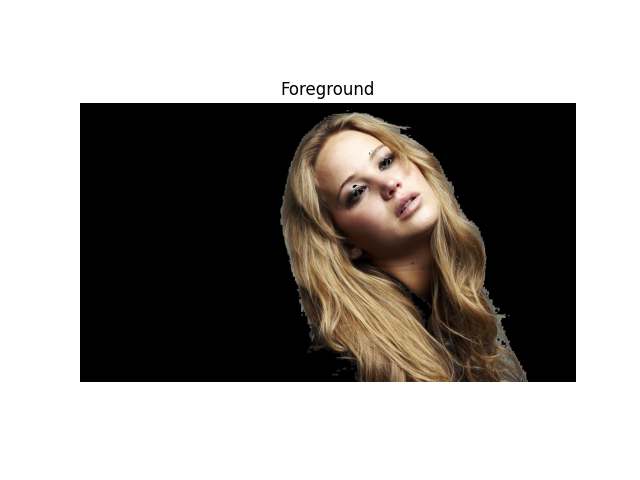
#> input picture Foregound_Q6.png, 640 x 480 px, given in place of jeniffer.jpg, which was not available
$ jupyter execute Q6.ipynb
#> lines starting #> are read from the running program, lines starting #| are printed output that depends on the picture; after the words box and inside, x2 and y2 are one past the last pixel; in counts of white or black regions, pixels touching at a corner belong together; pictures that were not available may be replaced by others from this repository, and a replacement may not be noted
[cell 1]
import cv2 as cv
import numpy as np
import matplotlib.pyplot as plt

# Read the input image
image = cv.imread('../Assignment1_Images/jeniffer.jpg')
#> image is the input picture: shape (480, 640, 3); mean B, G, R 151.8, 155.2, 158.8

# Convert the image to the H*S*V* color space
hsv_image = cv.cvtColor(image, cv.COLOR_BGR2HSV)
#> hsv_image: shape (480, 640, 3); mean H, S, V 2.3, 15.7, 158.8

# Split the HSV image into hue, saturation, and value channels
hue_channel, saturation_channel, value_channel = cv.split(hsv_image)
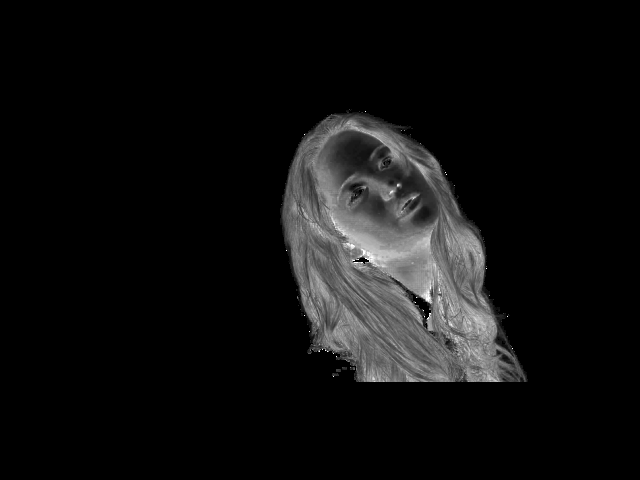
#> saturation_channel: shape (480, 640); min 0, max 255, mean 15.7

# Display the individual channels in grayscale
plt.figure(figsize=(12, 4))

plt.subplot(131)
plt.imshow(hue_channel, cmap='gray')
plt.title('Hue Channel')
plt.axis('off')

plt.subplot(132)
plt.imshow(saturation_channel, cmap='gray')
plt.title('Saturation Channel')
plt.axis('off')

plt.subplot(133)
plt.imshow(value_channel, cmap='gray')
plt.title('Value Channel')
plt.axis('off')

plt.tight_layout()
plt.savefig('HSV Channels.png')
plt.show()

# Manually set a threshold value (adjust as needed)
manual_threshold = 13

# Choose the value channel for thresholding
threshold_channel = saturation_channel

# Perform thresholding to extract the foreground mask
_, foreground_mask = cv.threshold(threshold_channel, manual_threshold, 255, cv.THRESH_BINARY)
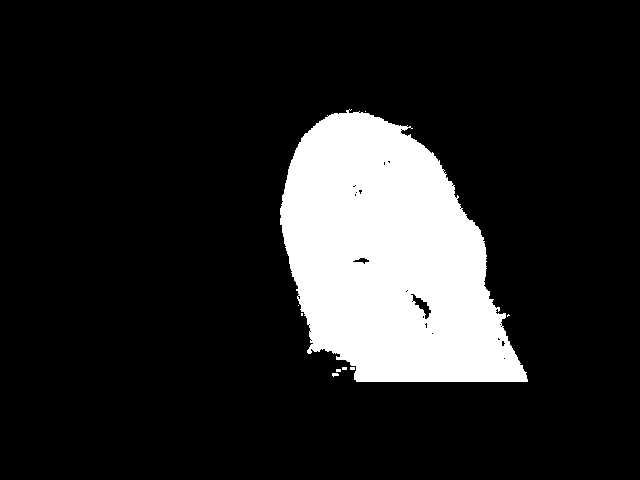
#> foreground_mask: shape (480, 640); 14.9% white; 9 white regions (7 under 20 px), largest, box (x1, y1, x2, y2) and area: (280, 109, 528, 382) 45841, (332, 373, 339, 377) 21

# Display the foreground mask
plt.imshow(foreground_mask, cmap='gray')
plt.title('Foreground Mask')
plt.axis('off')
plt.savefig('Mask_Q6.png')
plt.show()

# Extract the foreground region using cv2.bitwise_and
foreground = cv.bitwise_and(image, image, mask=foreground_mask)
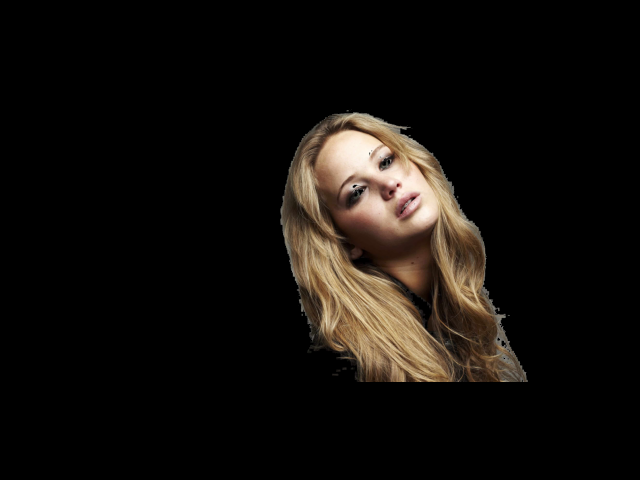
#> foreground: shape (480, 640, 3); mean B, G, R 12, 15.4, 19

# Display the foreground image
plt.imshow(cv.cvtColor(foreground, cv.COLOR_BGR2RGB))
plt.title('Foreground')
plt.axis('off')
plt.savefig('Foregound_Q6.png')
plt.show()

# Compute the histogram of the foreground region
foreground_gray = cv.cvtColor(foreground, cv.COLOR_BGR2GRAY)
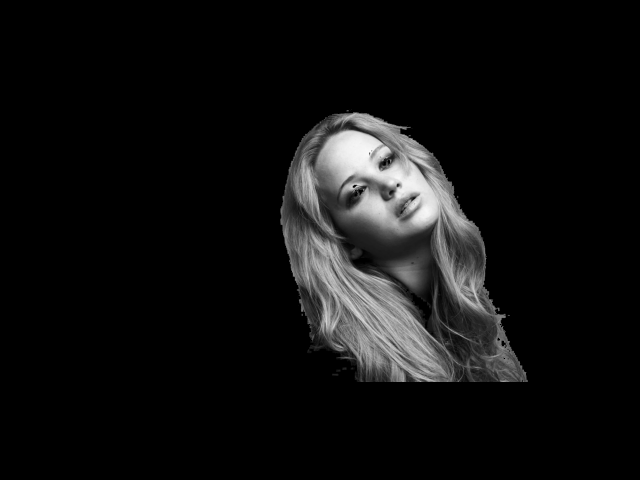
#> foreground_gray: shape (480, 640); min 0, max 249, mean 16.1
hist, bins = np.histogram(foreground_gray.ravel(), bins=256, range=[0, 255])
#> hist = 256 values, max 261295 at index 0, min 0 at index 250, mean 1200; bins = 257 values from 0 to 255

# Obtain the cumulative sum of the histogram
cdf = hist.cumsum()
#> cdf = 256 values from 261295 to 307200

# Plot the histogram using plt.hist
plt.hist(foreground_gray.flatten(), bins=256, range=[0, 255], color='b', alpha=0.7)
plt.title('Histogram of Foreground')
plt.xlabel('Intensity')
plt.ylabel('Frequency')
plt.xlim([0, 255])
plt.show()
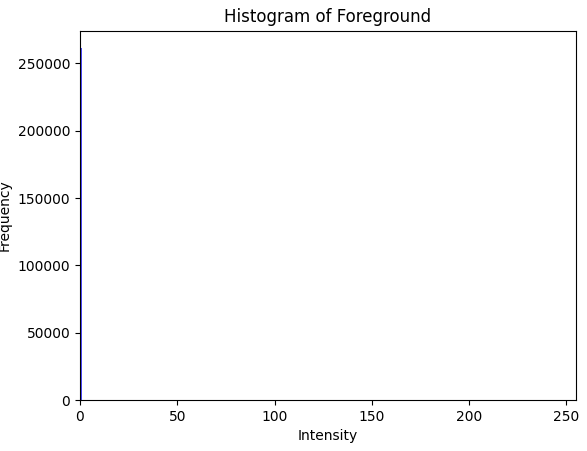
#> figure drawn by matplotlib, 1 panel; tallest bar 261295 high, from x = 0 to 0.996

# Histogram equalization
equalized_foreground_gray = cv.equalizeHist(foreground_gray).astype(np.uint8)

# Convert the equalized foreground back to BGR
equalized_foreground = cv.cvtColor(equalized_foreground_gray, cv.COLOR_GRAY2BGR)

# Extract the background by inverting the foreground mask
background_mask = cv.bitwise_not(foreground_mask)
background = cv.bitwise_and(image, image, mask=background_mask)
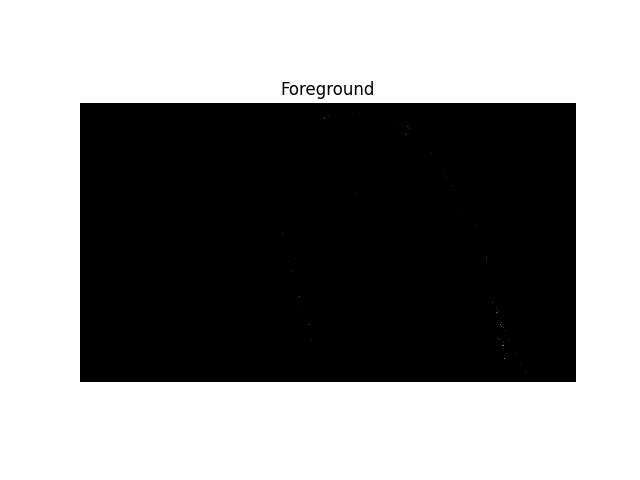
#> background: shape (480, 640, 3); mean B, G, R 139.8, 139.8, 139.8

# Combine the equalized foreground with the background
result = cv.add(equalized_foreground, background)

img = cv.imread("../Assignment1_Images/jeniffer.jpg", cv.IMREAD_GRAYSCALE)
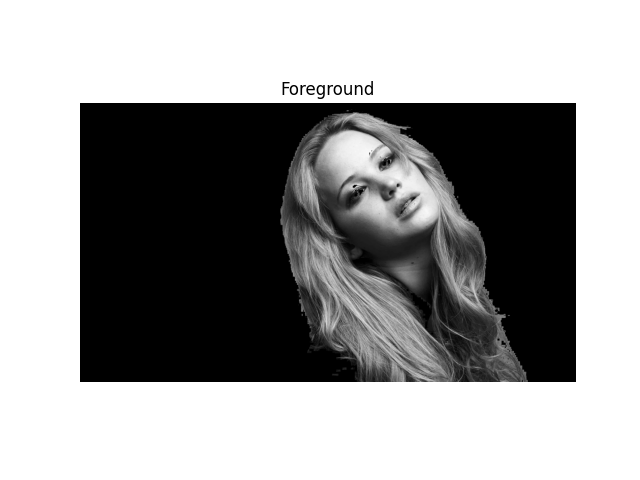
#> img: shape (480, 640); min 0, max 255, mean 155.8
img2 = cv.cvtColor(img, cv.COLOR_BGR2RGB)
output = np.hstack((img2, result))  # stacking images side-by-side
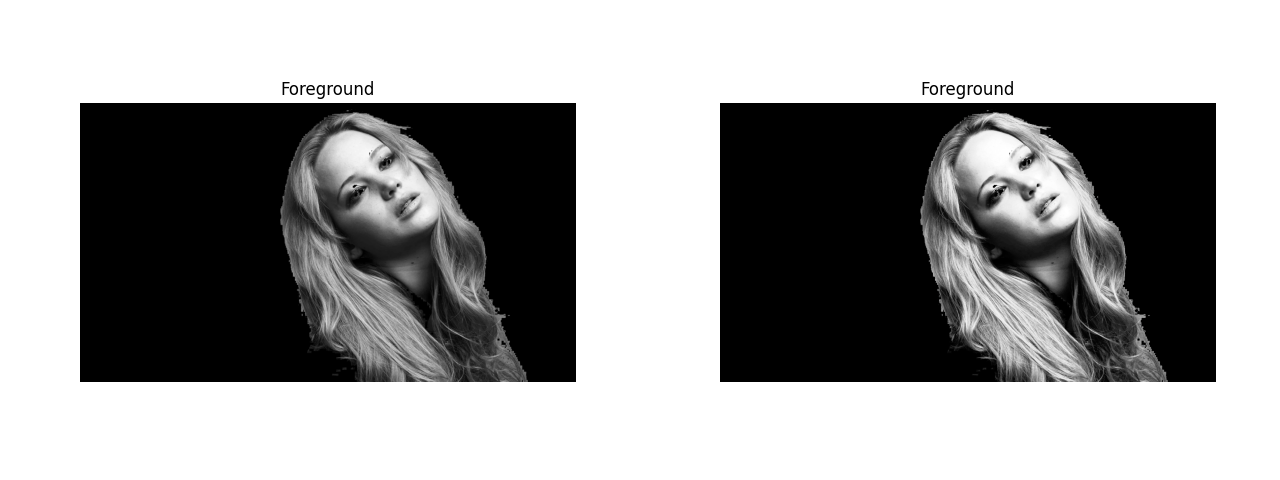
#> output: shape (480, 1280, 3); mean R, G, B 157.4, 157.4, 157.4
plt.axis('off')
plt.imshow(output, cmap='gray')

# Save the intensity transformation plot
plt.savefig('Q6_Image_after_foreground_historgram_equalization.png')

[cell 2]
import cv2 as cv
import numpy as np
import matplotlib.pyplot as plt

# Read the input image
image = cv.imread('../Assignment1_Images/jeniffer.jpg')

# Convert the image to the H*S*V* color space
hsv_image = cv.cvtColor(image, cv.COLOR_BGR2HSV)

# Split the HSV image into hue, saturation, and value channels
hue_channel, saturation_channel, value_channel = cv.split(hsv_image)

# Display the individual channels in grayscale
plt.figure(figsize=(12, 4))

plt.subplot(131)
plt.imshow(hue_channel, cmap='gray')
plt.title('Hue Channel')
plt.axis('off')

plt.subplot(132)
plt.imshow(saturation_channel, cmap='gray')
plt.title('Saturation Channel')
plt.axis('off')

plt.subplot(133)
plt.imshow(value_channel, cmap='gray')
plt.title('Value Channel')
plt.axis('off')

plt.tight_layout()
plt.savefig('HSV Channels.png')
plt.show()

# Manually set a threshold value (adjust as needed)
manual_threshold = 13

# Choose the value channel for thresholding
threshold_channel = saturation_channel

# Perform thresholding to extract the foreground mask
_, foreground_mask = cv.threshold(threshold_channel, manual_threshold, 255, cv.THRESH_BINARY)

# Display the foreground mask
plt.imshow(foreground_mask, cmap='gray')
plt.title('Foreground Mask')
plt.axis('off')
plt.savefig('Mask_Q6.png')
plt.show()

# Extract the foreground region using cv2.bitwise_and
foreground = cv.bitwise_and(image, image, mask=foreground_mask)

# Display the foreground image
plt.imshow(cv.cvtColor(foreground, cv.COLOR_BGR2RGB))
plt.title('Foreground')
plt.axis('off')
plt.savefig('Foregound_Q6.png')
plt.show()


# Compute histogram of the foreground
foreground_histogram = cv.calcHist([foreground], [0], None, [256], [0, 256])
#> foreground_histogram = 256 values, max 261340 at index 0, min 0 at index 238, mean 1200

# Compute cumulative sum of the histogram
cumulative_histogram = np.cumsum(foreground_histogram)
#> cumulative_histogram = 256 values from 261340 to 307200

# Normalize the cumulative histogram
cumulative_histogram_normalized = cumulative_histogram / cumulative_histogram[-1]
#> cumulative_histogram_normalized = 256 values from 0.851 to 1

# Apply histogram equalization to the foreground
equalized_foreground = np.interp(foreground[:,:,0], np.arange(256), cumulative_histogram_normalized).astype(np.uint8)
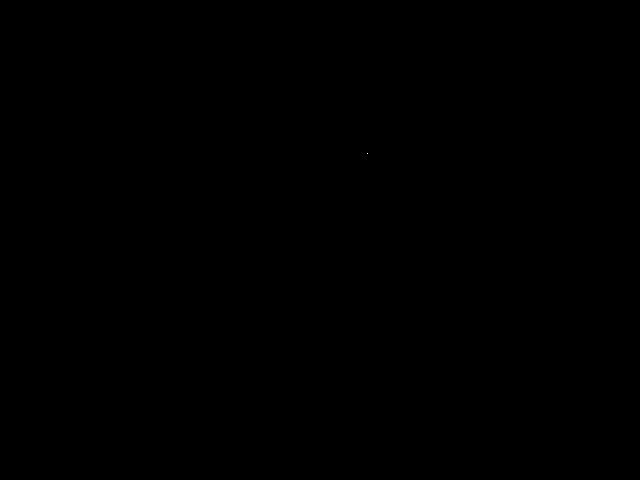
#> equalized_foreground: shape (480, 640); values 0 (black) and 1 (white), 0% white in thin lines or dots, all inside (x1, y1, x2, y2) = (367, 153, 368, 154)

# Extract background using the inverse of the binary mask
background_mask = cv.bitwise_not(foreground_mask)
background = cv.bitwise_and(image, image, mask=background_mask)

# Combine the equalized foreground and background
result_image = cv.add(background, cv.cvtColor(equalized_foreground, cv.COLOR_GRAY2BGR))

plt.figure(figsize=(12, 8))

plt.subplot(131)
plt.imshow(cv.cvtColor(image, cv.COLOR_BGR2RGB))
plt.title('Original Image')
plt.axis('off')

plt.subplot(132)
plt.imshow(cv.cvtColor(equalized_foreground, cv.COLOR_BGR2RGB))
plt.title('Equalized Foreground')
plt.axis('off')

plt.subplot(133)
plt.imshow(cv.cvtColor(result_image, cv.COLOR_BGR2RGB))
plt.title('Result with Equalized Foreground')
plt.axis('off')

plt.tight_layout()
plt.show()
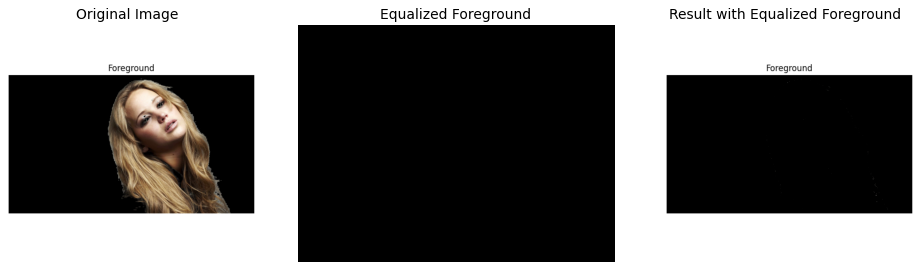
#> figure drawn by matplotlib, 3 panels

$ run again, on Q5_Historgram_equalized.png
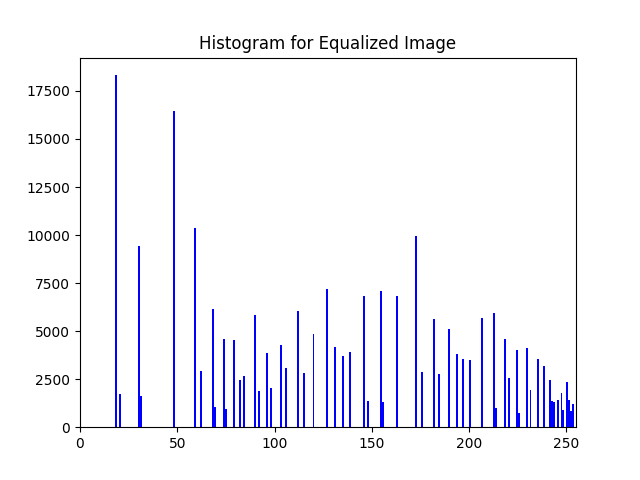
#> input picture Q5_Historgram_equalized.png, 640 x 480 px, given in place of jeniffer.jpg, which was not available
#> image is the input picture: shape (480, 640, 3); mean B, G, R 251.5, 243.7, 243.7
#> hsv_image: shape (480, 640, 3); mean H, S, V 3.7, 7.8, 251.5
#> `hue_channel, saturation_channel, value_channel = cv.split(hsv_image)`:
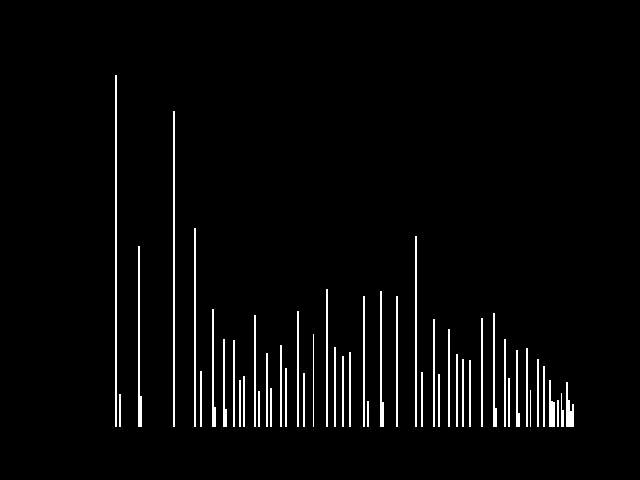
#> hue_channel: shape (480, 640); values 0 (black) and 120 (white), 3.1% white in thin lines or dots, all inside (x1, y1, x2, y2) = (115, 75, 574, 427)
#> hist = 256 values, max 297784 at index 0, min 0 at index 1, mean 1200; bins = 257 values from 0 to 255
#> cdf = 256 values from 297784 to 307200
#> foreground_histogram has the same summary as hist
#> cumulative_histogram_normalized = 256 values from 0.969 to 1
#> `plt.show()`:
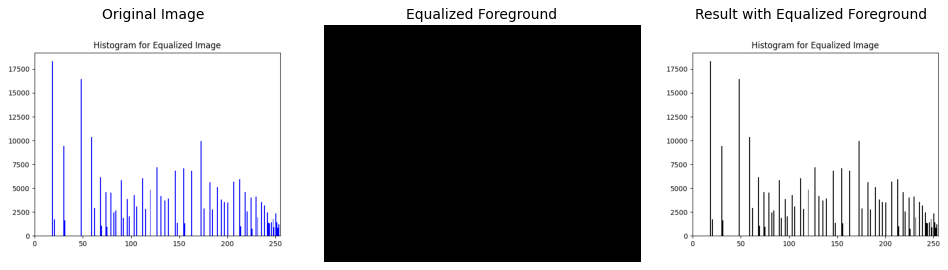
#> figure drawn by matplotlib, 3 panels

$ run again, on Q5_Historgram_original.png
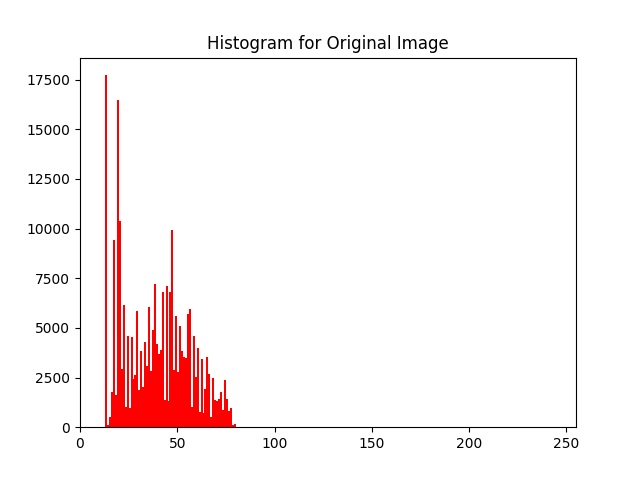
#> input picture Q5_Historgram_original.png, 640 x 480 px, given in place of jeniffer.jpg, which was not available
#> image is the input picture: shape (480, 640, 3); mean B, G, R 243.4, 243.4, 251.5
#> hsv_image: shape (480, 640, 3); mean H, S, V 0, 8.1, 251.5
#> hue_channel: shape (480, 640); every value is 0
#> saturation_channel: shape (480, 640); 3.2% white; 1 white region, box (x1, y1, x2, y2) and area: (105, 75, 236, 427) 9814
#> hist = 256 values, max 297386 at index 0, min 0 at index 1, mean 1200; bins = 257 values from 0 to 255
#> cdf = 256 values from 297386 to 307200
#> foreground_histogram = 256 values, max 307200 at index 0, min 0 at index 1, mean 1200
#> cumulative_histogram = 256 values from 307200 to 307200
#> cumulative_histogram_normalized = 256 values from 1 to 1
#> `plt.show()`:
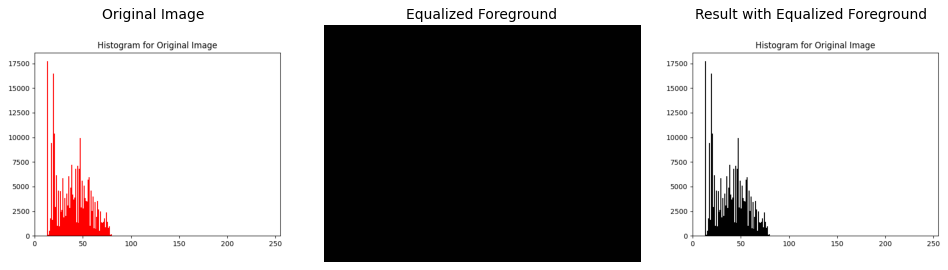
#> figure drawn by matplotlib, 3 panels
